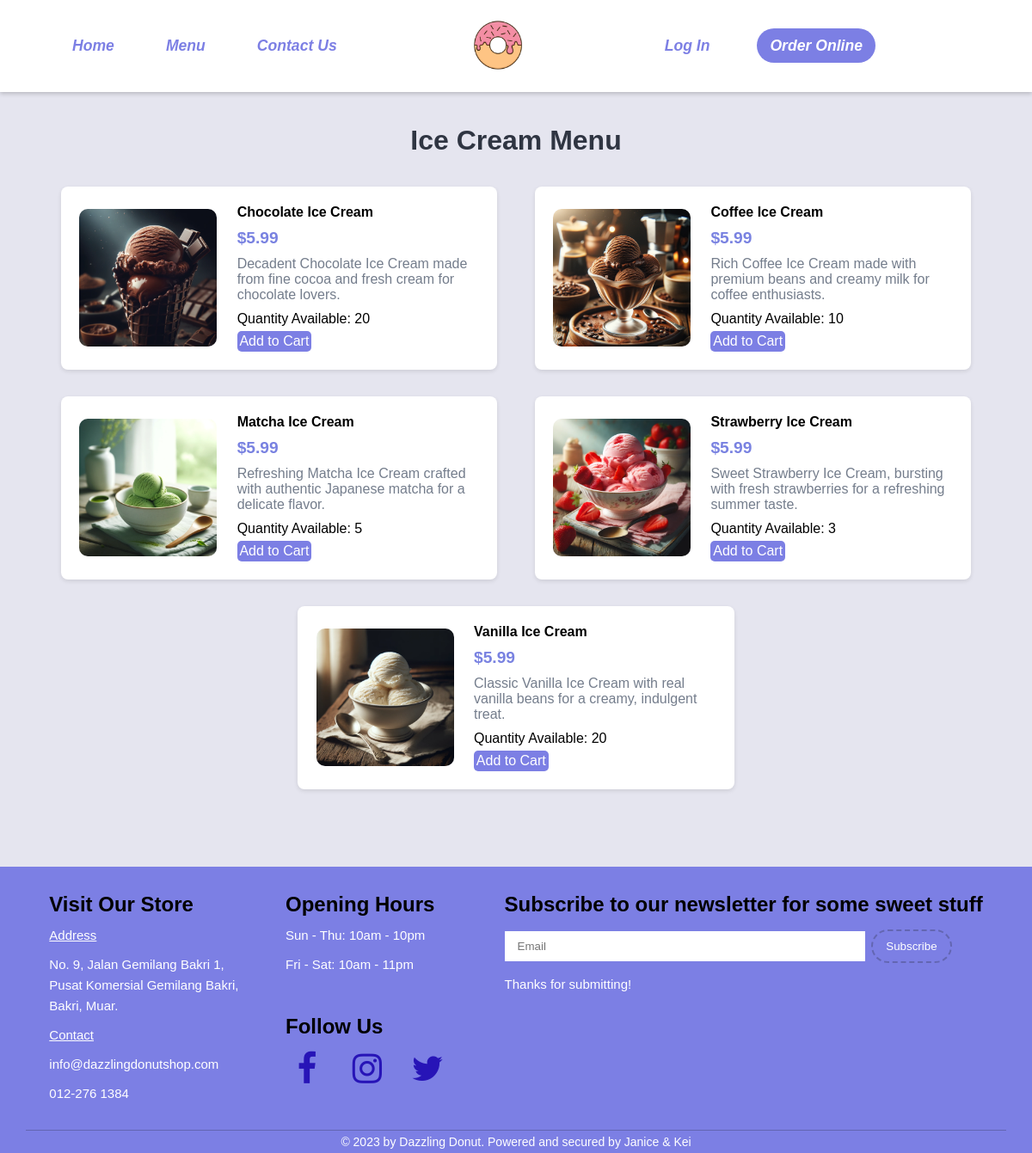
Page /COMP1044_SRC/COMP1044_SRC/category.php?category=Ice Cream on the committed database.
### tables this page shows
CREATE TABLE IF NOT EXISTS MenuItems (
    MenuItemID INT AUTO_INCREMENT PRIMARY KEY,
    CategoryID INT,
    Name VARCHAR(255) NOT NULL,
    Description TEXT,
    Image VARCHAR(255),
    Price DECIMAL(6,2) NOT NULL,
    Quantity INT NOT NULL,  
    FOREIGN KEY (CategoryID) REFERENCES Categories(CategoryID)
);

### COMP1044_SRC/COMP1044_SRC/category.php (the view, shortened to what this page needs)
<?php
include ("connection.php");
$categoryName = isset($_GET['category']) ? $_GET['category'] : 'Donuts';
$categoryQuery = $con->prepare("SELECT CategoryID FROM Categories WHERE Name = ?");
$categoryQuery->bind_param("s", $categoryName);
$categoryQuery->execute();
$result = $categoryQuery->get_result();
$category = $result->fetch_assoc();
$items = [];
if ($category) {
    $categoryId = $category['CategoryID'];
    $menuItemsQuery = $con->prepare("SELECT * FROM MenuItems WHERE CategoryID = ? ORDER BY Name");
    $menuItemsQuery->bind_param("i", $categoryId);
    $menuItemsQuery->execute();
    $menuItemsResult = $menuItemsQuery->get_result();
    if ($menuItemsResult->num_rows > 0) {
        $items = $menuItemsResult->fetch_all(MYSQLI_ASSOC);
    } else {
        echo "<p>No items found in '{$categoryName}' category.</p>";
    }
} else {
    echo "<p>Category not found.</p>";
}
?>
<!DOCTYPE html>
<html lang="en">
<head>
    <link rel="stylesheet" href="css/style.css">
    <link rel="stylesheet" href="https://cdnjs.cloudflare.com/ajax/libs/font-awesome/4.7.0/css/font-awesome.min.css">
</head>
<body>
    <section class="navbar">
        <div class="main-list">
            <ul class="list">
                <li><a href="index.php">Home</a></li>
                <li class="dropdown">
                        <a href="javascript:void(0)" class="dropbtn">Menu</a>
                </li>
                <li><a href="contact.php">Contact Us</a></li>
            </ul>
        </div>
        <div class="logo">
            <a href="index.php" title="Logo">
                <img src="images/logo.png" alt="Restaurant Logo" class="img-responsive">
            </a>
        </div>
        <div class="user-list">
            <ul class="list">
                <?php if (isset($_SESSION['user_id'])): ?>
                    <li><a href="logout.php">Log Out</a></li>
                    <li class="dropdown">
                    <a href="javascript:void(0)" class="dropbtn"><i class="fa fa-user-secret"></i></a>
                        <div class="dropdown-content">
                            <a href="editprofile.php">Edit Profile</a>
                            <a href="orderHistory.php">Order History</a>
                        </div>
                    </li>
                <?php else: ?>
                    <li><a href="login.php">Log In</a></li>
                <?php endif; ?>
                <li><a href="menu.php" class="order-online">Order Online</a></li>
            </ul>
        </div>
    </section>
    <section class="food-menu2">
        <h2 class="text-center"><?php echo htmlspecialchars($categoryName); ?> Menu</h2>
        <div class="container2">
            <?php foreach ($items as $item): ?>
                <div class="food-menu-box">
                    <div class="food-menu-img">
                        <img src="<?php echo htmlspecialchars($item['Image']); ?>"
                            alt="<?php echo htmlspecialchars($item['Name']); ?>" class="img-responsive img-curve">
                    </div>
                    <div class="food-menu-desc">
                        <h4><?php echo htmlspecialchars($item['Name']); ?></h4>
                        <p class="food-price">$<?php echo htmlspecialchars($item['Price']); ?></p>
                        <p class="food-detail"><?php echo htmlspecialchars($item['Description']); ?></p>
                        <?php if ($item['Quantity'] > 0): ?>
                            <p class="food-quantity">Quantity Available: <?php echo $item['Quantity']; ?></p>
                            <button onclick="addToCart(<?php echo $item['MenuItemID']; ?>)" class="btn btn-primary">Add to
                                Cart</button>
                        <?php else: ?>
                            <p class="food-quantity">Not Available</p>
                        <?php endif; ?>
                    </div>
                </div>
            <?php endforeach; ?>
        </div>
    </section>
    <footer class="footer">
        <div class="footer-content">
            <div class="footer-section about">
                <h3>Visit Our Store</h3>
                <p><span class="underline">Address</span></p>
                <p>No. 9, Jalan Gemilang Bakri 1, <br>Pusat Komersial Gemilang Bakri, <br>Bakri, Muar.</p>
                <p><span class="underline">Contact</span></p>
                <p>info@dazzlingdonutshop.com</p>
                <p>012-276 1384</p>
            </div>
            <div class="footer-section hours">
                <h3>Opening Hours</h3>
                <p>Sun - Thu: 10am - 10pm</p>
                <p>Fri - Sat: 10am - 11pm</p>
                <br><br>
                <h3>Follow Us</h3>
                <div class="social-icons">
                    <a href="https://www.facebook.com/UoNMalaysia" target="_blank" class="fa fa-facebook"
                        aria-label="Facebook"></a>
                    <a href="https://www.instagram.com/uonmalaysia/" target="_blank" class="fa fa-instagram"
                        aria-label="Instagram"></a>
                    <a href="https://twitter.com/elonmusk" target="_blank" class="fa fa-twitter"
                        aria-label="Twitter"></a>
                </div>
            </div>
            <div class="footer-section newsletter">
                <h3>Subscribe to our newsletter for some sweet stuff</h3>
                <form>
                    <input type="email" name="email" placeholder="Email">
                    <button type="submit">Subscribe</button>
                    <p>Thanks for submitting!</p>
                </form>
            </div>
        </div>
        <div class="footer-bottom">
            <p>© 2023 by Dazzling Donut. Powered and secured by
                <a href="https://en.wikipedia.org/wiki/J._Robert_Oppenheimer" target="_blank" class="creator">Janice</a> &
                <a href="https://en.wikipedia.org/wiki/Niels_Bohr" target="_blank" class="creator"> Kei</a>
            </p>
        </div>
    </footer>
</body>
</html>

### COMP1044_SRC/COMP1044_SRC/css/style.css (style rules this page uses)
* { margin: 0 0; padding: 0 0; font-family: Arial, Helvetica, sans-serif; }
.img-responsive { width: 100%; }
.img-curve { border-radius: 15px; }
.text-center { text-align: center; }
a { color: #7c7fe4; text-decoration: none; }
.btn { padding: 1%; border: none; font-size: 1rem; border-radius: 5px; }
.btn-primary { background-color: #7c7fe4; color: white; cursor: pointer; }
h2 { color: #2f3542; font-size: 2rem; margin-bottom: 2%; }
h3 { font-size: 1.5rem; }
body { padding-top: 105px; }
.navbar { position: fixed; top: 0; left: 0; width: 100%; z-index: 1000; background-color: #FFF; padding: 20px 0; display: flex; justify-content: space-around; align-items: center; box-shadow: 0 2px 5px rgba(0,0,0,0.2); flex-wrap: wrap; }
.logo img { width: 100px; }
.list { list-style: none; display: flex; }
.list li { padding: 20px 20px; }
.list li a { color: #7c7fe4; font-weight: bold; font-style: italic; font-size: 1.1em; padding: 10px 10px; border-radius: 20px; transition: background-color 0.3s, color 0.3s; }
.user-list .list { padding: 0; }
.user-list .list li a { padding: 10px 15px; margin-left: 0px; border-radius: 20px; font-family: 'Pacifico' sans-serif; transition: background-color 0.3s, color 0.3s; }
.user-list .list li .order-online { background-color: #7c7fe4; color: white; transition: background-color 0.3s, color 0.3s; }
.dropdown { position: relative; display: inline-block; }
.img-responsive.img-curve { width: 100%; display: block; border-radius: 10px; }
.food-menu2 { background-color: #d4d4e498; padding: 40px 0 70px 0px; }
.container2 { display: flex; flex-wrap: wrap; justify-content: center; gap: 2%; width: 90%; margin: 0 auto; }
.food-menu-box { width: 43%; margin: 1%; padding: 2%; float: left; margin-top: 1%; display: flex; align-items: center; margin-bottom: 20px; background-color: white; box-shadow: 0 2px 5px rgba(0,0,0,0.1); border-radius: 8px; overflow: hidden; height: 170px; flex-direction: row; }
.food-menu-img { flex-shrink: 0; width: 160px; height: 160px; overflow: hidden; }
.food-menu-img img { width: 100%; height: 100%; object-fit: cover; }
.food-menu-desc { flex-grow: 1; flex-direction: column; justify-content: center; width: 80%; float: left; margin-left: 5%; }
.food-quantity { margin-top: 0; padding-top: 0; margin-bottom: 5px; }
.food-menu-desc h4, .food-menu-desc .food-price, .food-menu-desc .food-detail { margin-bottom: 10px; }
.food-menu-desc .food-price { color: #7982e1; font-weight: bold; }
.food-price { font-size: 1.2rem; margin: 2% 0; }
.food-detail { font-size: 1rem; color: #747d8c; }
.footer { background-color: #7c7fe4; color: #FFF; padding: 30px; }
.footer-content { display: flex; justify-content: space-around; align-items: start; padding-bottom: 20px; border-bottom: 1px solid #6366b2; }
.footer-section h3 { color: #000000; margin-bottom: 10px; }
.footer-section p { font-size: 15px; line-height: 1.6; margin-bottom: 10px; }
.social-icons { display: flex; align-items: center; justify-content: center; margin-left: -10px; }
.social-icons a { font-size: 40px; width: 50px; height: 50px; line-height: 50px; text-align: center; margin: 0 10px; border-radius: 50%; display: inline-block; color: #2714b7; }
.footer-section form { margin-top: 15px; }
.footer-section input[type="email"] { padding: 10px 15px; border: none; margin-bottom: 15px; width: 70%; }
.footer-section button { margin-left: 3px; padding: 10px 15px; background-color: #7c7fe4; border: 2px dashed #6366b2; border-radius: 20px; color: #FFF; cursor: pointer; }
.footer-bottom { text-align: center; margin-bottom: -30px; padding: 5px 20px; background-color: #7c7fe4; }
.footer-bottom p { font-size: 14px; }
.footer-bottom .creator { color: #FFF; text-decoration: none; }
.underline { text-decoration: underline; }

### rows in the picture
menuitems: Image (picture), Name "Chocolate Ice Cream", Price "5.99", Description "Decadent Chocolate Ice Cream made from fine cocoa and fresh cream for chocolate lovers.", Quantity "20"
menuitems: Image (picture), Name "Coffee Ice Cream", Price "5.99", Description "Rich Coffee Ice Cream made with premium beans and creamy milk for coffee enthusiasts.", Quantity "10"
menuitems: Image (picture), Name "Matcha Ice Cream", Price "5.99", Description "Refreshing Matcha Ice Cream crafted with authentic Japanese matcha for a delicate flavor.", Quantity "5"
menuitems: Image (picture), Name "Strawberry Ice Cream", Price "5.99", Description "Sweet Strawberry Ice Cream, bursting with fresh strawberries for a refreshing summer taste.", Quantity "3"
menuitems: Image (picture), Name "Vanilla Ice Cream", Price "5.99", Description "Classic Vanilla Ice Cream with real vanilla beans for a creamy, indulgent treat.", Quantity "20"

### other values in the picture
$categoryName "Ice Cream"
